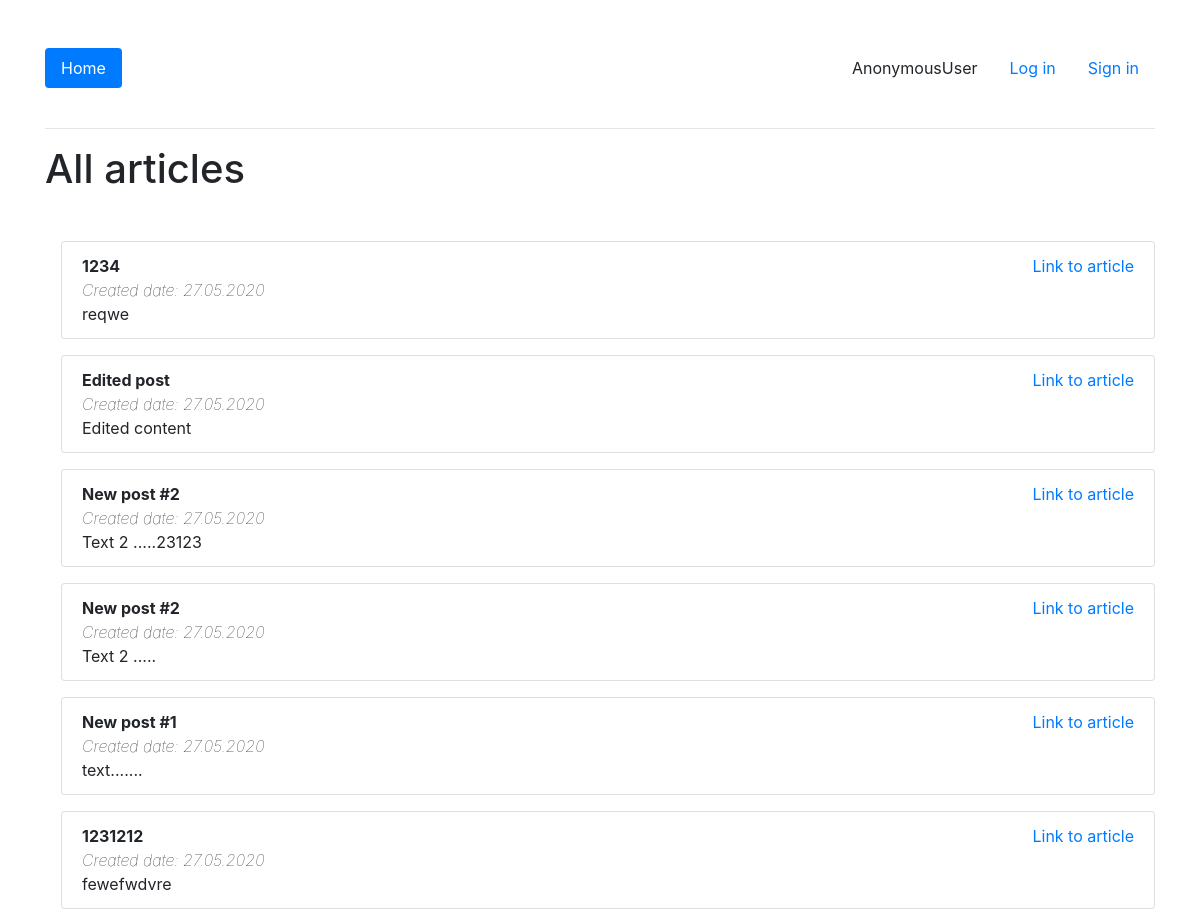
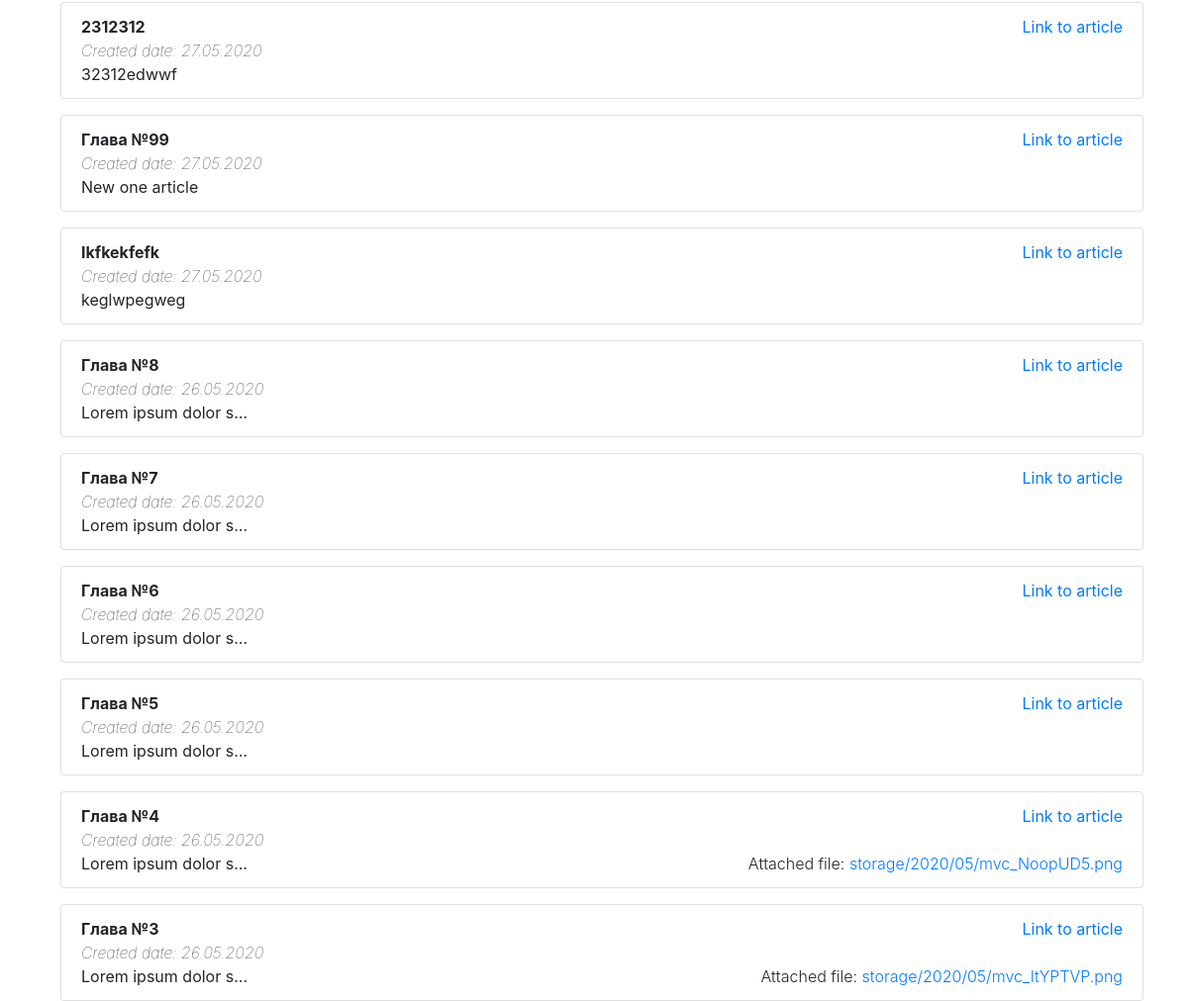
The app's page /index/ with its own data (2 pictures, top to bottom).
### WSApp/models.py (models this page shows, shortened)
class Article(models.Model):
    title = models.CharField(max_length=100)
    created_date = models.DateTimeField(auto_now_add=True)
    content = models.TextField()
    files = models.FileField(upload_to="storage/%Y/%m/", blank=True)

### WSApp/views.py (the view)
# urls.py: path('', index, name='home'),
def index(request):
    articles = Article.objects.order_by('-created_date')
    context = {
        'articles': articles,
    }
    return render(request, 'WSApp/index.html', context)

### templates/WSApp/index.html (shortened to what this page needs)
<!doctype html>
<html lang="en">
  <head>
    <link rel="stylesheet" href="https://stackpath.bootstrapcdn.com/bootstrap/4.5.0/css/bootstrap.min.css"
>
  </head>
  <body>
    <div class="container mt-5">
    <ul class="nav nav-pills mb-4" style="width: 50%; display: inline-flex">
      <li class="nav-item">
          {% url 'home' as home %}
        <a class="nav-link {% if home == request.path %} active {% endif %}" href="{{ home }}">Home</a>
      </li>
    </ul>
    <ul class="nav nav-pills mb-4 justify-content-end" style="width: 50%; display: inline-flex; float: right;">
        <li class="nav-item">   <p class="nav-link">{{ request.user }}</p></li>
    {% if request.user.is_authenticated %}
        <li class="nav-item ml-1">
            {%  url 'logout' as logout %}
            <a class="nav-link btn-danger" href="{{ logout }}">Log out</a>
        </li>
    {% else %}
        <li class="nav-item">
            {%  url 'login' as login %}
            <a class="nav-link {% if login == request.path %} active {% endif %}" href={{ login }}>Log in</a>
        </li>
        <li class="nav-item">
            {%  url 'auth' as auth %}
            <a class="nav-link {% if auth == request.path %} active {% endif %}" href={{ auth }}>Sign in</a>
        </li>
    {% endif %}
    </ul>
    <hr>
     {% block content %}
        <h1 class="mb-5">All articles</h1>
            {% for article in articles %}
                <ul class="list-group mt-3 ml-3">
                    <li class="list-group-item">
                        <div>
                            <b>{{ article.title }}</b>
                            <span class="float-right "><a href="description/{{ article.id }}">Link to article</a></span>
                        </div>
                        <div><i class="font-weight-lighter">Created date: {{ article.created_date |date:"d.m.o" }}</i></div>
                        <span>{{ article.content| truncatechars:"20"}}</span>
                        {% if article.files %}
                            <div class="float-right font-weight-light">Attached file: <a href="{{ article.files.url }}">{{ article.files }}</a></div>
                        {% endif %}
                    </li>
                </ul>
            {% endfor %}
     {% endblock %}
    </div>
  </body>
</html>

### records on screen
Article: title "1234", created_date "27.05.2020", content "reqwe"
Article: title "Edited post", created_date "27.05.2020", content "Edited content"
Article: title "New post #2", created_date "27.05.2020", content "Text 2 .....23123"
Article: title "New post #2", created_date "27.05.2020", content "Text 2 ....."
Article: title "New post #1", created_date "27.05.2020", content "text......."
Article: title "1231212", created_date "27.05.2020", content "fewefwdvre"
Article: title "2312312", created_date "27.05.2020", content "32312edwwf"
Article: title "Глава №99", created_date "27.05.2020", content "New one article"
Article: title "Ikfkekfefk", created_date "27.05.2020", content "keglwpegweg"
Article: title "Глава №8", created_date "26.05.2020", content "Lorem ipsum dolor s…"
Article: title "Глава №7", created_date "26.05.2020", content "Lorem ipsum dolor s…"
Article: title "Глава №6", created_date "26.05.2020", content "Lorem ipsum dolor s…"
Article: title "Глава №5", created_date "26.05.2020", content "Lorem ipsum dolor s…"
Article: title "Глава №4", created_date "26.05.2020", content "Lorem ipsum dolor s…", files "storage/2020/05/mvc_NoopUD5.png"
Article: title "Глава №3", created_date "26.05.2020", content "Lorem ipsum dolor s…", files "storage/2020/05/mvc_ItYPTVP.png"

### other values on screen
{{ request.user }} "AnonymousUser"
